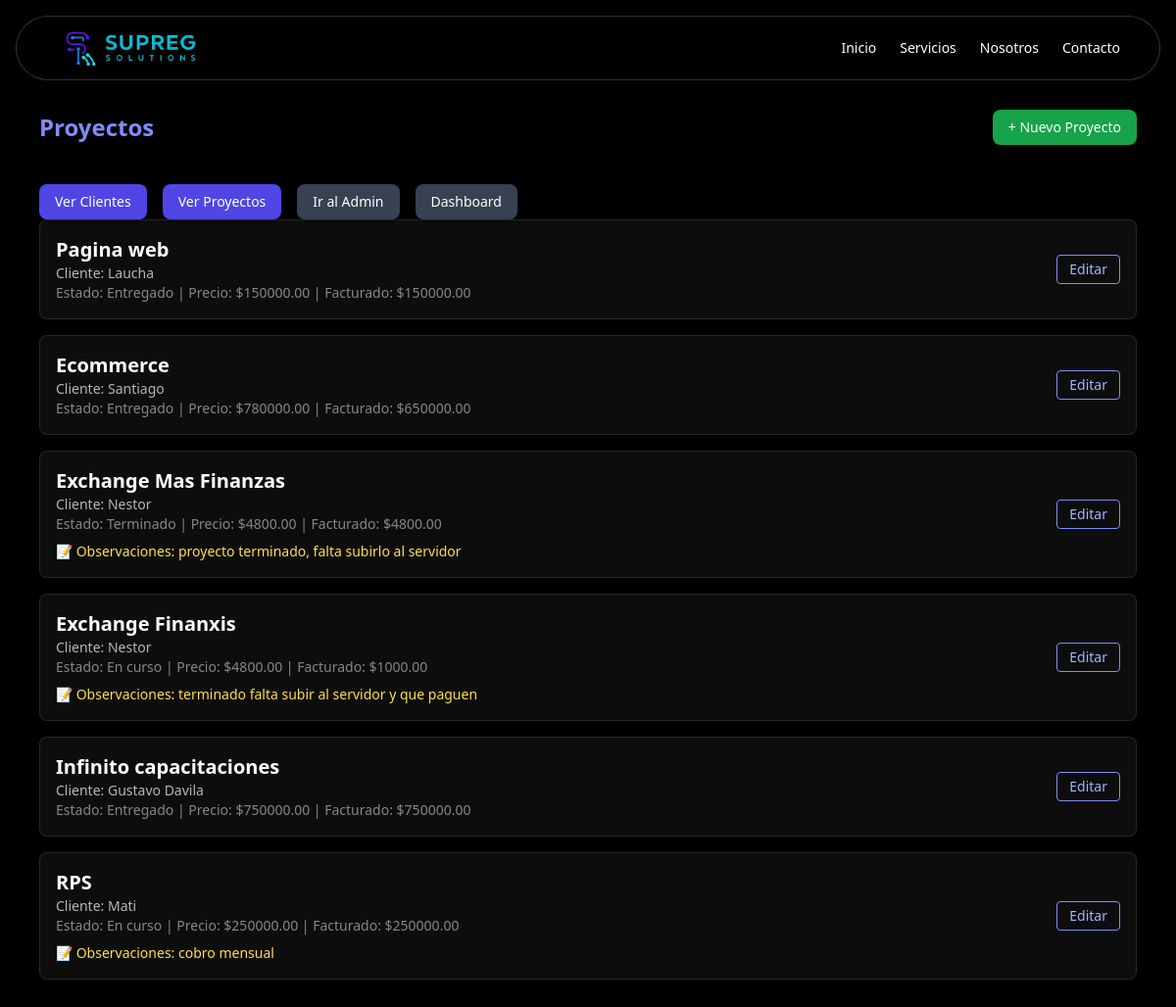
The app's page /proyectos/ (signed in), older data.
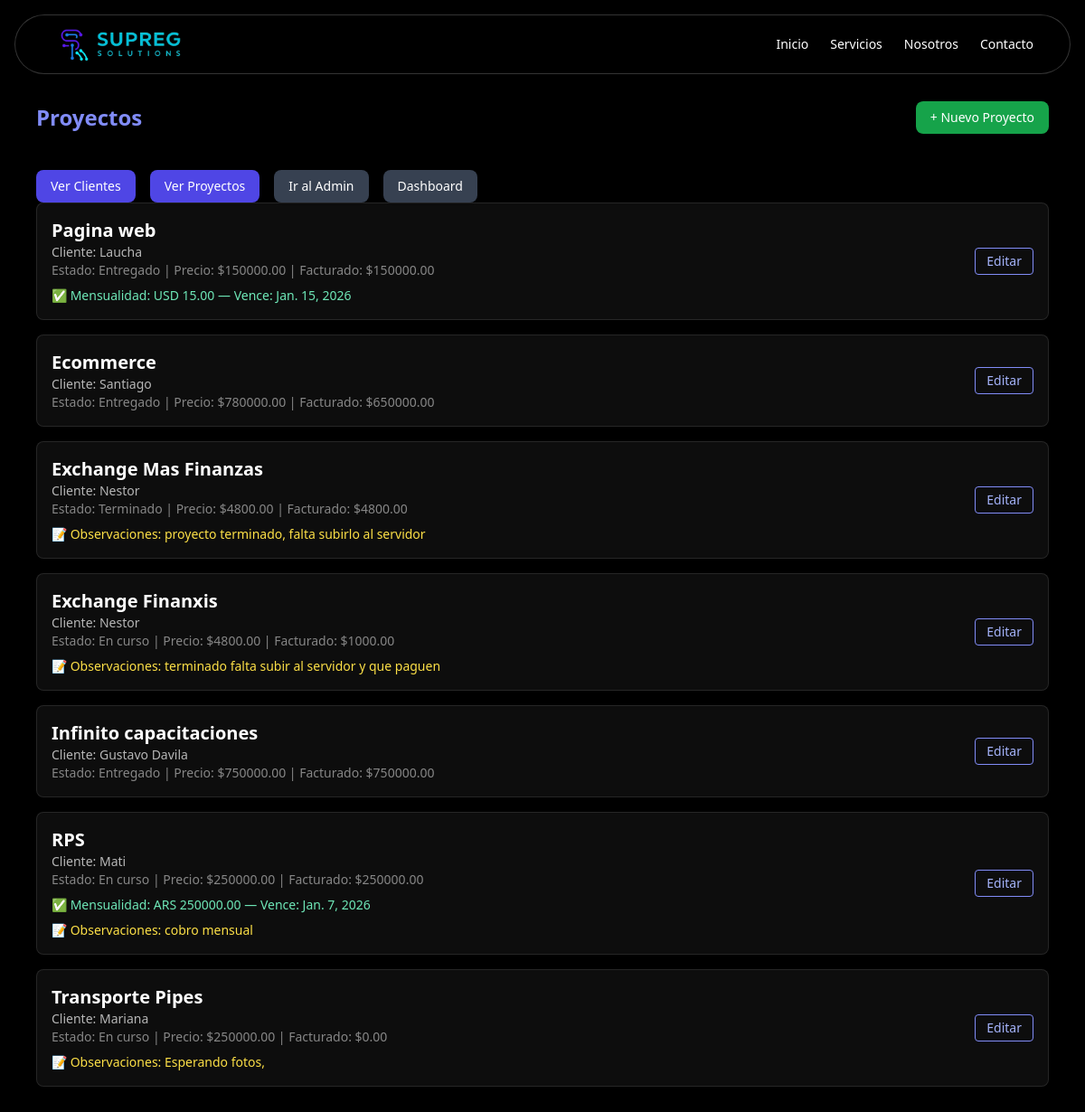
The same page, newer data.
### webapp/models.py (models this page shows, shortened)
class Proyecto(models.Model):
    MONEDAS = [
        ('ARS', 'Pesos Argentinos'),
        ('USD', 'Dólares Americanos'),
    ]
    cliente = models.ForeignKey(Cliente, on_delete=models.CASCADE, related_name="proyectos")
    nombre = models.CharField(max_length=150)
    descripcion = models.TextField(blank=True, null=True)
    fecha_inicio = models.DateField()
    fecha_entrega = models.DateField(blank=True, null=True)
    estado = models.CharField(max_length=20, choices=[
        ('pendiente', 'Pendiente'),
        ('en_curso', 'En curso'),
        ('pausado', 'Pausado'),
        ('terminado', 'Terminado'),
        ('entregado', 'Entregado')
    ])
    moneda = models.CharField(max_length=3, choices=MONEDAS, default='ARS')  # NUEVO
    precio = models.DecimalField(max_digits=12, decimal_places=2)  # total presupuestado
    monto_cobrado = models.DecimalField(max_digits=12, decimal_places=2, default=0)  # total facturado
    observaciones = models.TextField(blank=True, null=True)
    def simbolo_moneda(self):
        return "$" if self.moneda == 'ARS' else "USD"

class Cliente(models.Model):
    nombre = models.CharField(max_length=100)
    email = models.EmailField(blank=True, null=True)
    telefono = models.CharField(max_length=30, blank=True, null=True)
    empresa = models.CharField(max_length=100, blank=True, null=True)
    estado = models.CharField(max_length=20, choices=[('activo', 'Activo'), ('potencial', 'Potencial'), ('inactivo', 'Inactivo')])
    notas = models.TextField(blank=True, null=True)

class ProyectoMensualidad(models.Model):
    proyecto = models.OneToOneField("Proyecto", on_delete=models.CASCADE, related_name="mensualidad")
    activa = models.BooleanField(default=True)
    monto = models.DecimalField(max_digits=12, decimal_places=2)
    moneda = models.CharField(max_length=3, choices=Proyecto.MONEDAS, default="ARS")
    dia_vencimiento = models.PositiveSmallIntegerField(default=1)
    dias_antes_recordatorio = models.PositiveSmallIntegerField(default=5)
    proximo_vencimiento = models.DateField(blank=True, null=True)
    ultimo_recordatorio_enviado = models.DateField(blank=True, null=True)
    ultimo_periodo_facturado = models.DateField(blank=True, null=True)  # guardamos "1er día del mes" del período

### webapp/views.py (the view)
# urls.py: path('proyectos/', proyectos_list, name='proyectos_list'),
@login_required
def proyectos_list(request):
    proyectos = Proyecto.objects.all()
    return render(request, 'proyectos_list.html', {'proyectos': proyectos})

### webapp/templates/proyectos_list.html
{% extends 'base.html' %}
{% block content %}
<div class="pt-28 max-w-6xl mx-auto px-4">
  <div class="flex justify-between items-center mb-6">
    <h1 class="text-2xl font-bold text-indigo-400">Proyectos</h1>
    <a href="{% url 'nuevo_proyecto' %}" class="bg-green-600 hover:bg-green-700 text-white px-4 py-2 rounded-lg text-sm shadow">+ Nuevo Proyecto</a>
  </div>
  <div class="mt-10 flex flex-wrap gap-4">
    <a href="{% url 'clientes_list' %}"
      class="bg-indigo-600 hover:bg-indigo-700 text-white px-4 py-2 rounded-lg text-sm shadow">Ver Clientes</a>
    <a href="{% url 'proyectos_list' %}"
      class="bg-indigo-600 hover:bg-indigo-700 text-white px-4 py-2 rounded-lg text-sm shadow">Ver Proyectos</a>
    <a href="{% url 'admin:index' %}"
      class="bg-gray-700 hover:bg-gray-800 text-white px-4 py-2 rounded-lg text-sm shadow">Ir al Admin</a>
    <a href="{% url 'dashboard' %}"
      class="bg-gray-700 hover:bg-gray-800 text-white px-4 py-2 rounded-lg text-sm shadow">Dashboard</a>
    </div>
  <div class="space-y-4">
    {% for proyecto in proyectos %}
    <div class="bg-white/5 border border-white/10 rounded-lg p-4">
      <div class="flex justify-between">
        <div>
          <h2 class="text-xl font-semibold">{{ proyecto.nombre }}</h2>
          <p class="text-sm text-white/70">Cliente: {{ proyecto.cliente.nombre }}</p>
          <p class="text-sm text-white/50">
  Estado: {{ proyecto.get_estado_display }} |
  Precio: {{ proyecto.simbolo_moneda }}{{ proyecto.precio }} |
  Facturado: {{ proyecto.simbolo_moneda }}{{ proyecto.monto_cobrado }}
</p>
{% if proyecto.mensualidad and proyecto.mensualidad.activa %}
  <p class="text-sm text-emerald-300 mt-2">
    ✅ Mensualidad: {{ proyecto.mensualidad.moneda }} {{ proyecto.mensualidad.monto }} — Vence: {{ proyecto.mensualidad.proximo_vencimiento }}
  </p>
{% endif %}
          {% if proyecto.observaciones %}
            <p class="text-sm text-yellow-300 mt-2">📝 Observaciones: {{ proyecto.observaciones }}</p>
          {% endif %}
        </div>
        <div class="flex items-center">
          <a href="{% url 'editar_proyecto' proyecto.id %}" class="text-sm text-indigo-300 hover:text-indigo-400 px-3 py-1 border rounded border-indigo-400">Editar</a>
        </div>
      </div>
    </div>
    {% empty %}
    <p class="text-white">No hay proyectos cargados aún.</p>
    {% endfor %}
  </div>
</div>
{% endblock %}

### webapp/templates/base.html (shortened to what this page needs)
{% load static %}
<!DOCTYPE html>
<html lang="en">
<head>
  <script src="https://cdn.tailwindcss.com"></script>
  <link rel="stylesheet" href="https://cdn.jsdelivr.net/npm/swiper@11/swiper-bundle.min.css" />
  <link href="https://cdnjs.cloudflare.com/ajax/libs/font-awesome/6.5.0/css/all.min.css" rel="stylesheet" />
  <link rel="stylesheet" href="{% static 'style.css' %}">
</head>
<body class="bg-black text-white font-sans">
  <header class="fixed top-4 left-1/2 transform -translate-x-1/2 z-50 w-full max-w-7xl px-4">
    <div
      class="bg-black/30 text-white px-4 md:px-10 py-2 rounded-full shadow-lg flex items-center justify-between border border-white/20">
      <div class="flex items-center gap-2">
        <img alt="Logo SupReg Solutions" class="h-12" src="static/imagenes/logonuevo2.png" />
      </div>
      <nav class="hidden md:flex gap-6 text-sm font-medium">
        <a class="hover:text-indigo-400 transition" href="{% url 'home' %}">Inicio</a>
        <a class="hover:text-indigo-400 transition" href="{% url 'servicios' %}">Servicios</a>
        <a class="hover:text-indigo-400 transition" href="{% url 'about' %}">Nosotros</a>
        <a class="hover:text-indigo-400 transition" href="/#contacto ">Contacto</a>
      </nav>
    </div>
  </header>
  {% block content %}
  {% endblock %}
</body>
</html>

Row changes from the older to the newer data that the page shows:
shown differently, row unchanged: Proyecto "Pagina web": mensualidad.moneda (not shown) → "USD"; mensualidad.monto (not shown) → "15.00"; mensualidad.proximo_vencimiento (not shown) → "Jan. 15, 2026"
shown differently, row unchanged: Proyecto "RPS": mensualidad.moneda (not shown) → "ARS"; mensualidad.monto (not shown) → "250000.00"; mensualidad.proximo_vencimiento (not shown) → "Jan. 7, 2026"
added Proyecto: nombre "Transporte Pipes", cliente.nombre "Mariana", estado "En curso", simbolo_moneda "$", precio "250000.00", monto_cobrado "0.00", observaciones "Esperando fotos,"
